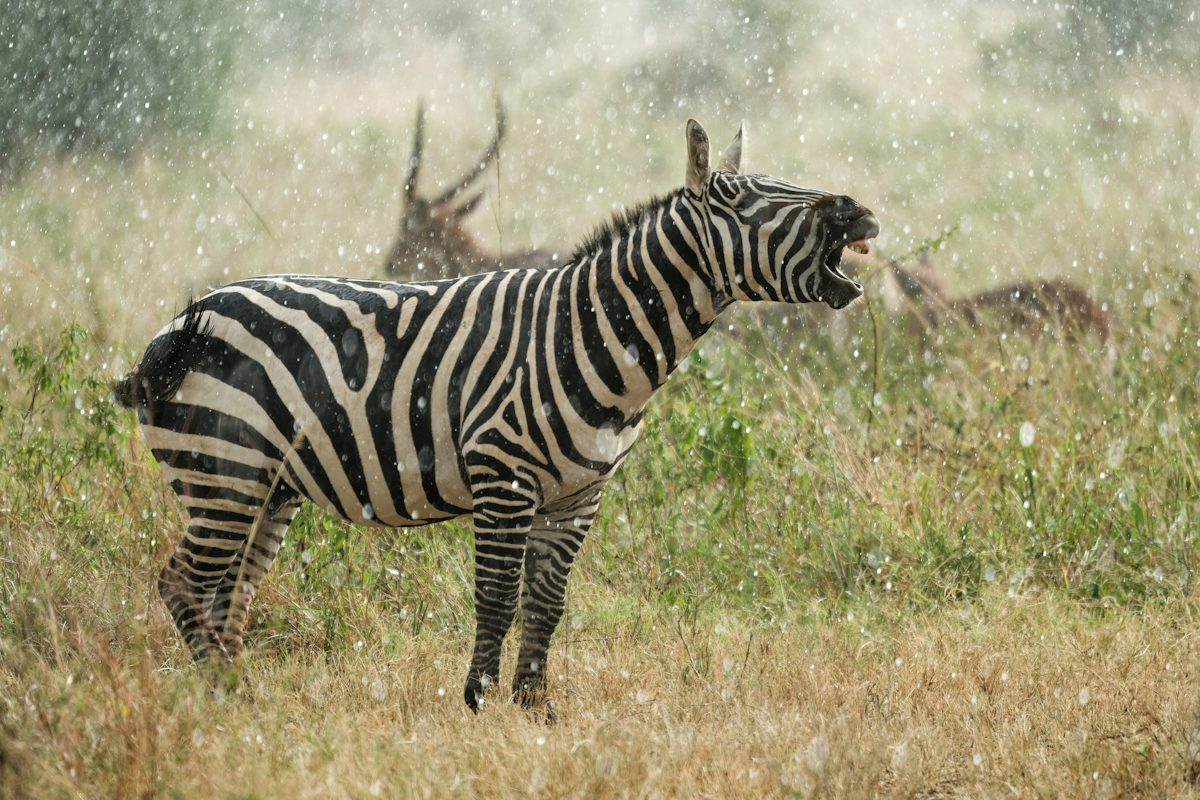
#> input picture Exp1input.jpg, 1200 x 800 px
$ python Exp27.py
#> lines starting #> are read from the running program, lines starting #| are printed output that depends on the picture; after the words box and inside, x2 and y2 are one past the last pixel; in counts of white or black regions, pixels touching at a corner belong together
import cv2
import numpy as np
from tkinter import Tk, filedialog

Tk().withdraw()
file_path = filedialog.askopenfilename(
    title="Select an Image",
    filetypes=[("Image Files", "*.jpg *.jpeg *.png *.bmp")]
)
#> the answer given: Exp1input.jpg

if not file_path:
    print("No image selected!")
    exit()

img = cv2.imread(file_path)
#> img is the input picture: shape (800, 1200, 3); mean B, G, R 115.6, 149.6, 155.9
if img is None:
    print("Error: Unable to load image!")
    exit()

hsv = cv2.cvtColor(img, cv2.COLOR_BGR2HSV)
#> hsv: shape (800, 1200, 3); mean H, S, V 28.3, 70.9, 157.4
lower = np.array([0, 50, 50])
upper = np.array([255, 255, 255])
mask = cv2.inRange(hsv, lower, upper)
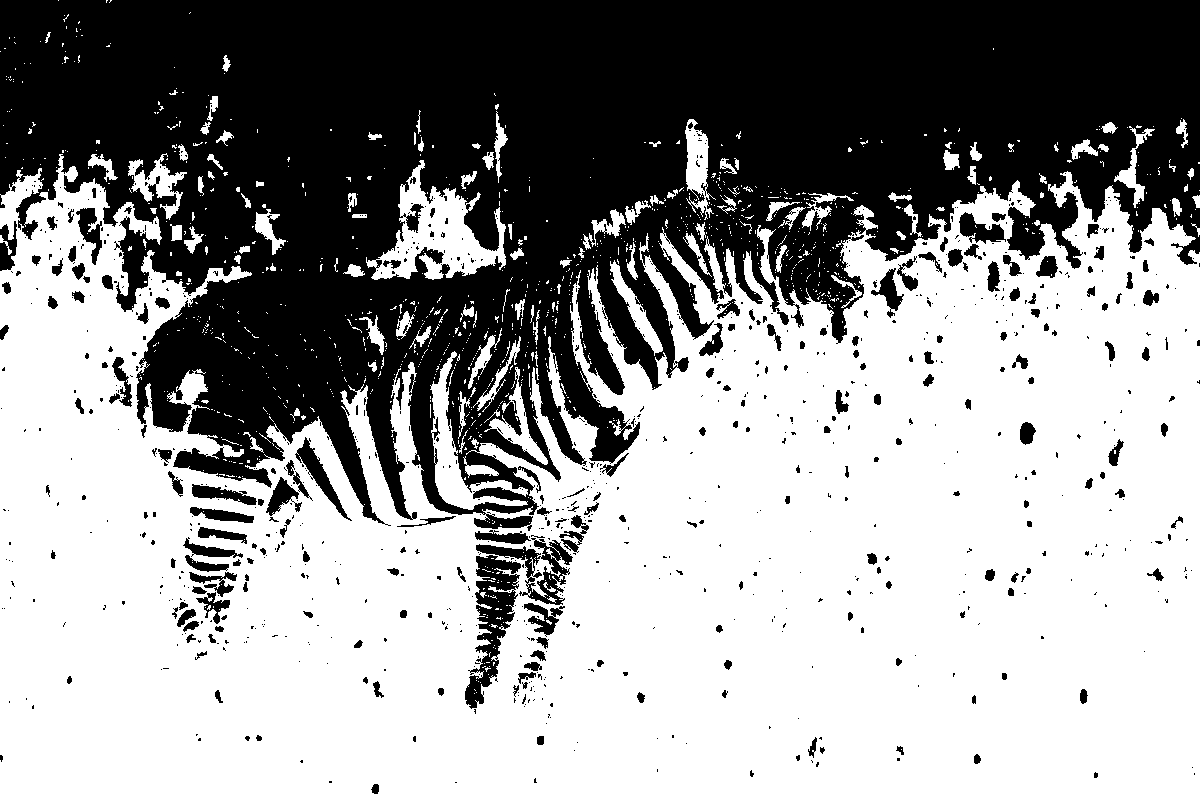
#> mask: shape (800, 1200); 59.3% white; 931 black regions (730 under 20 px), largest, box (x1, y1, x2, y2) and area: (0, 0, 1200, 531) 361231, (465, 555, 521, 709) 3579, (476, 538, 573, 605) 1985
result = cv2.bitwise_and(img, img, mask=mask)
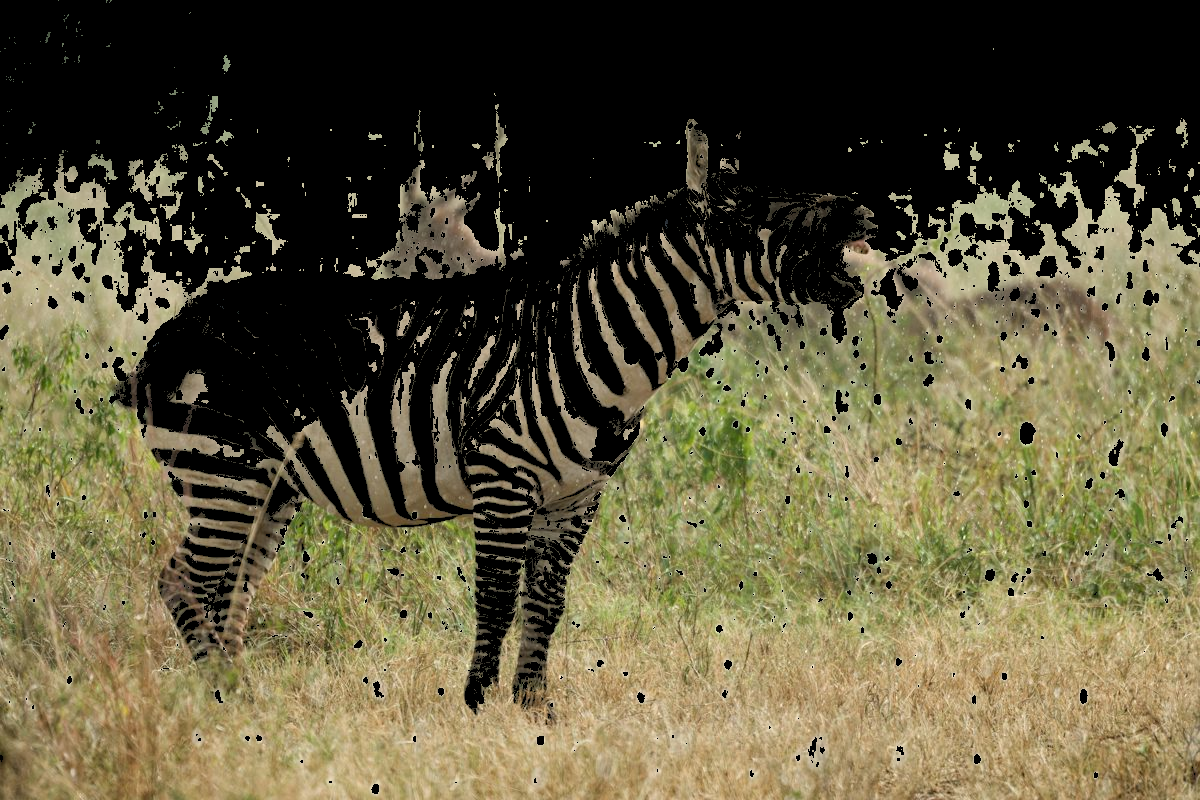
#> result: shape (800, 1200, 3); mean B, G, R 60.1, 86.4, 92.7

cv2.imshow("Original Image", img)
cv2.imshow("Color Mask", result)
cv2.waitKey(0)
cv2.destroyAllWindows()

$ run again, on Exp3input.jpg
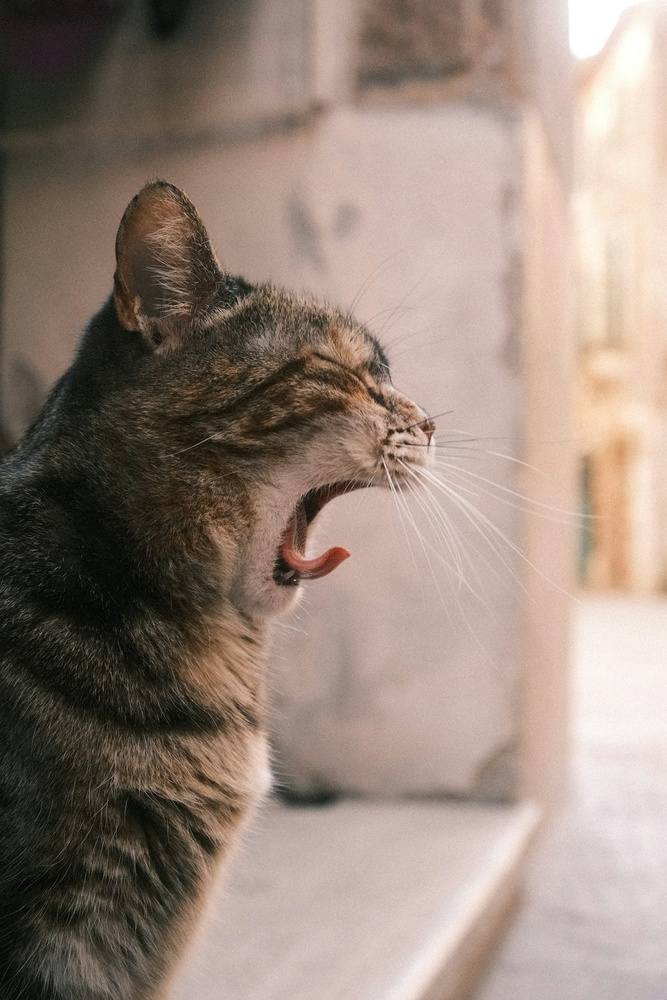
#> input picture Exp3input.jpg, 667 x 1000 px, shrunk from 1200 x 1800 before the run
#> img is the input picture: shape (1000, 667, 3); mean B, G, R 123, 133.8, 151
#> hsv: shape (1000, 667, 3); mean H, S, V 18.3, 56.3, 151.2
#> `mask = cv2.inRange(hsv, lower, upper)`:
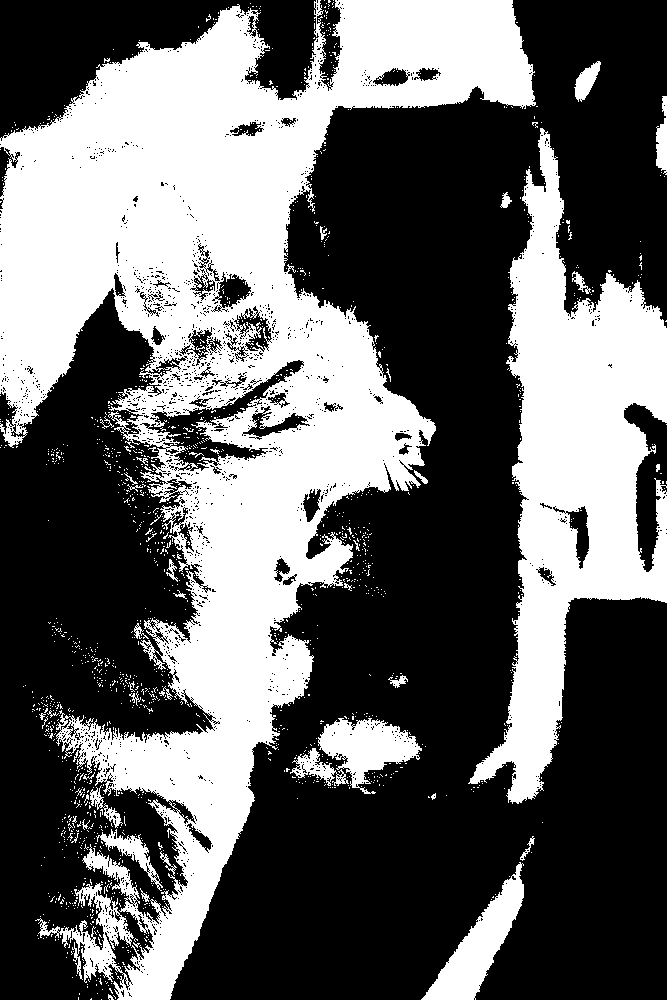
#> mask: shape (1000, 667); 39.3% white; 1455 white regions (1411 under 20 px), largest, box (x1, y1, x2, y2) and area: (0, 0, 536, 1000) 189733, (468, 128, 667, 804) 55604, (421, 862, 524, 1000) 4797
#> `result = cv2.bitwise_and(img, img, mask=mask)`:
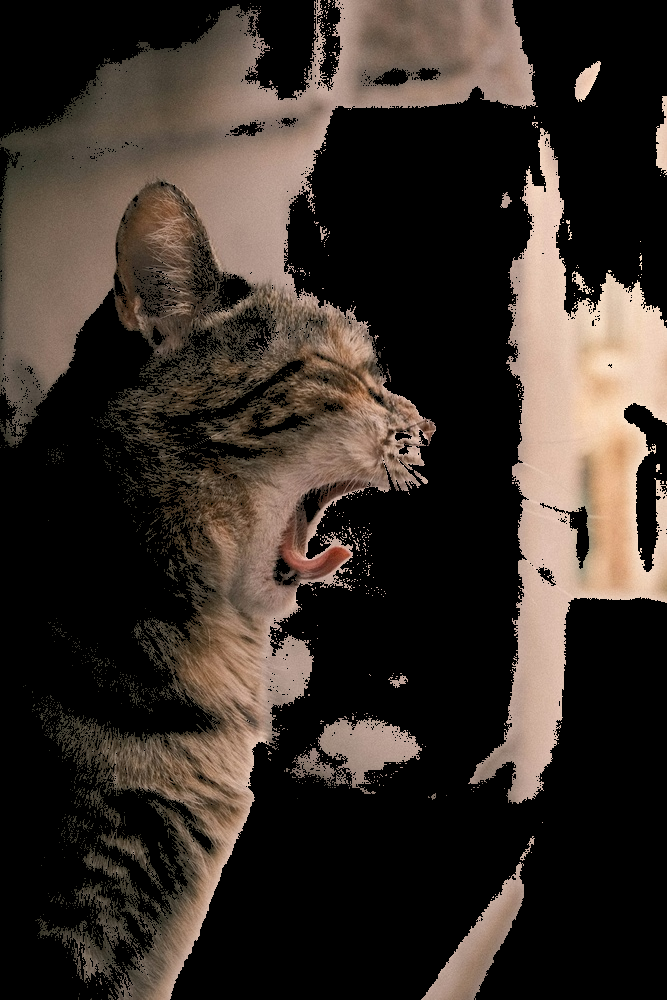
#> result: shape (1000, 667, 3); mean B, G, R 40.6, 47.1, 56.2

$ run again, on Exp4input.jpg
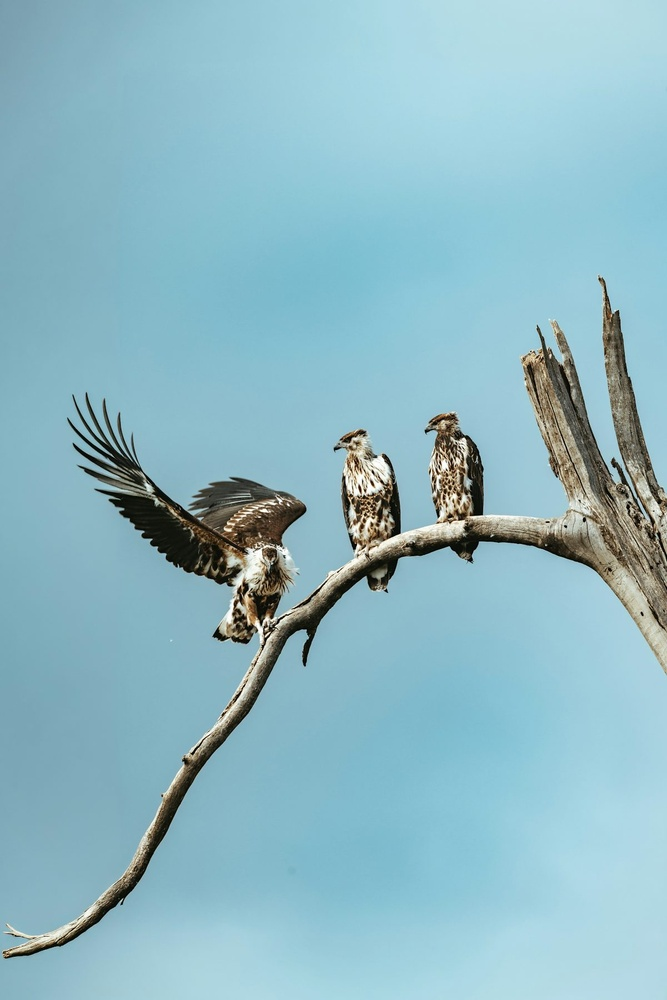
#> input picture Exp4input.jpg, 667 x 1000 px, shrunk from 1200 x 1800 before the run
#> img is the input picture: shape (1000, 667, 3); mean B, G, R 196, 184.6, 141.9
#> hsv: shape (1000, 667, 3); mean H, S, V 90, 76.8, 198.3
#> `mask = cv2.inRange(hsv, lower, upper)`:
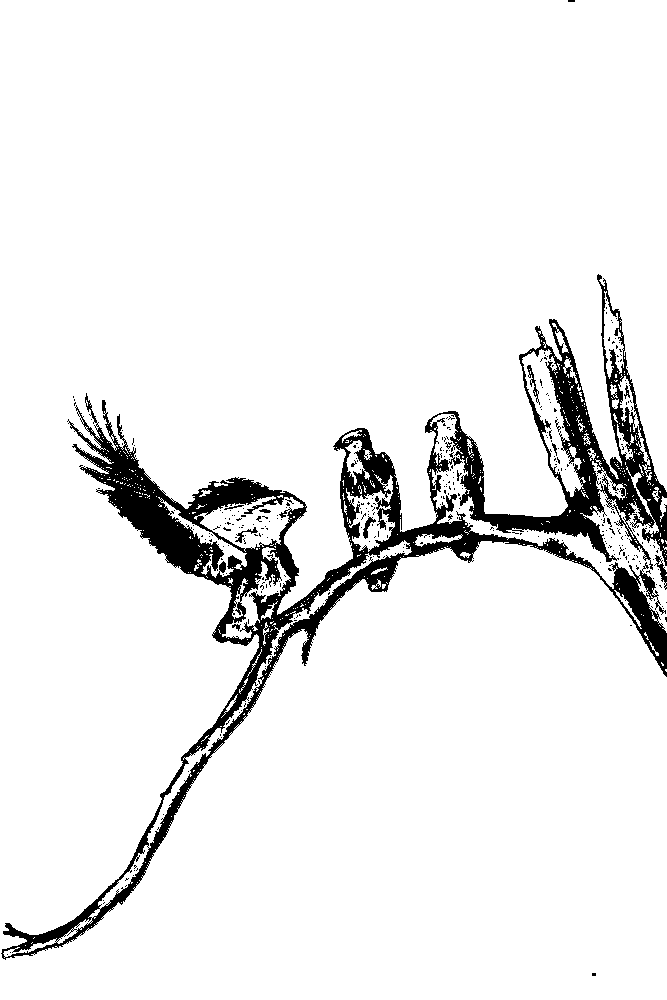
#> mask: shape (1000, 667); 92.8% white; 347 black regions (333 under 20 px), largest, box (x1, y1, x2, y2) and area: (1, 274, 667, 960) 46244, (654, 555, 667, 590) 148, (527, 365, 540, 405) 123
#> `result = cv2.bitwise_and(img, img, mask=mask)`:
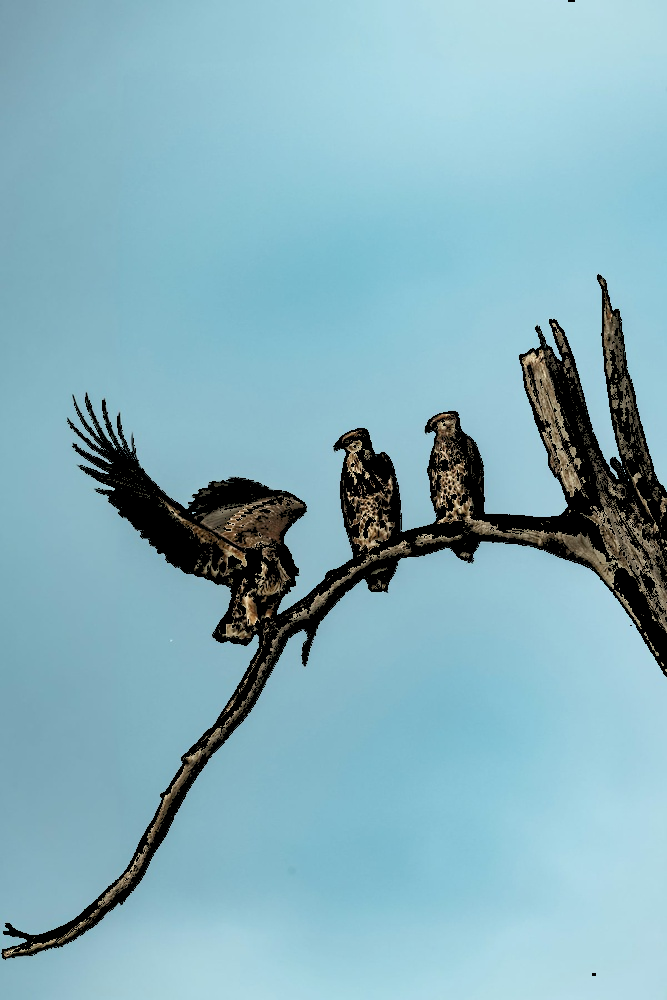
#> result: shape (1000, 667, 3); mean B, G, R 188.3, 176.1, 133.7

$ run again, on Exp5input.jpg
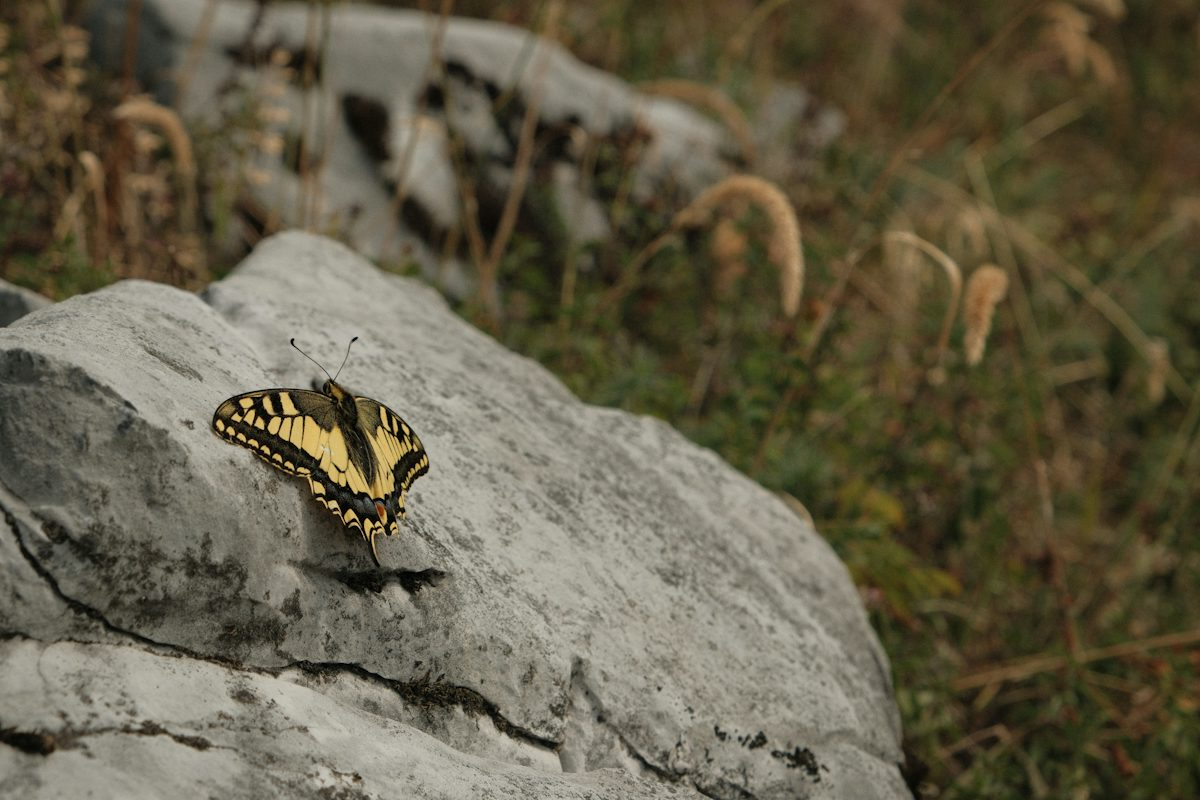
#> input picture Exp5input.jpg, 1200 x 800 px
#> img is the input picture: shape (800, 1200, 3); mean B, G, R 73.4, 94.2, 100.5
#> hsv: shape (800, 1200, 3); mean H, S, V 24.3, 85.3, 100.8
#> `mask = cv2.inRange(hsv, lower, upper)`:
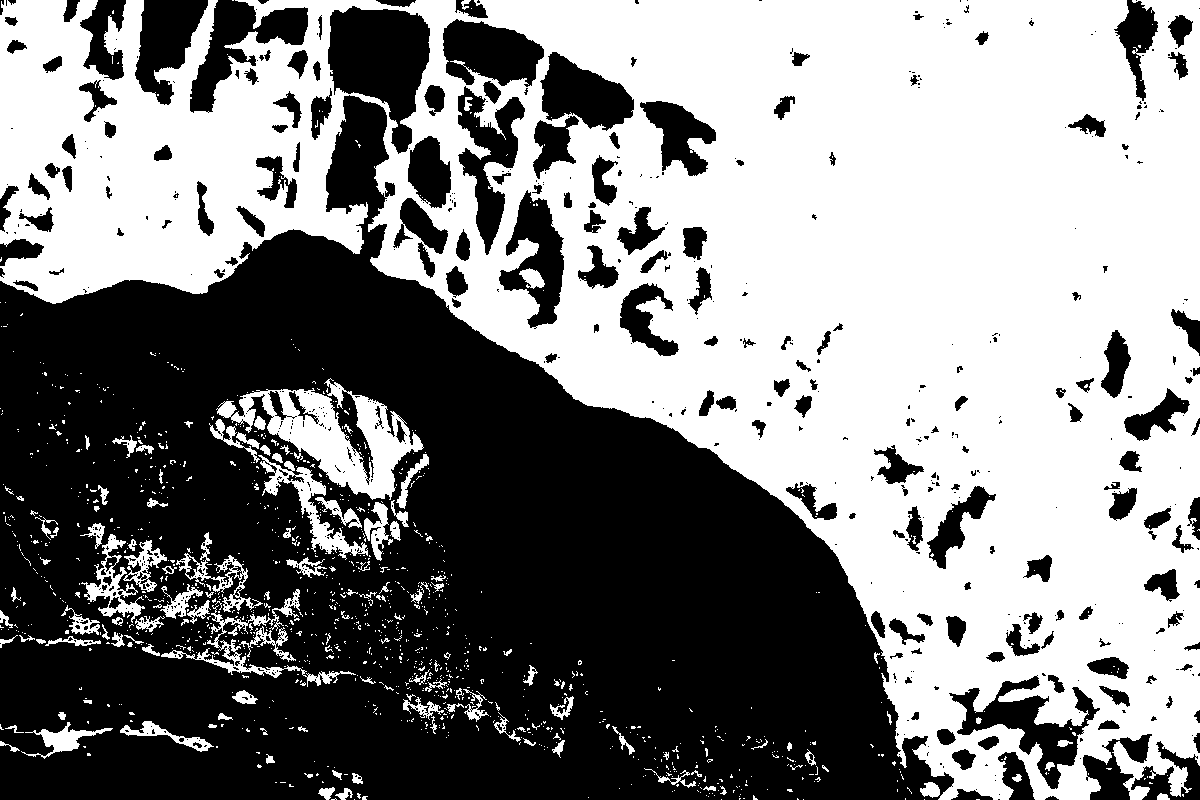
#> mask: shape (800, 1200); 51.8% white; 670 black regions (485 under 20 px), largest, box (x1, y1, x2, y2) and area: (0, 95, 954, 800) 366064, (328, 6, 430, 154) 9056, (949, 675, 1100, 789) 5201
#> `result = cv2.bitwise_and(img, img, mask=mask)`:
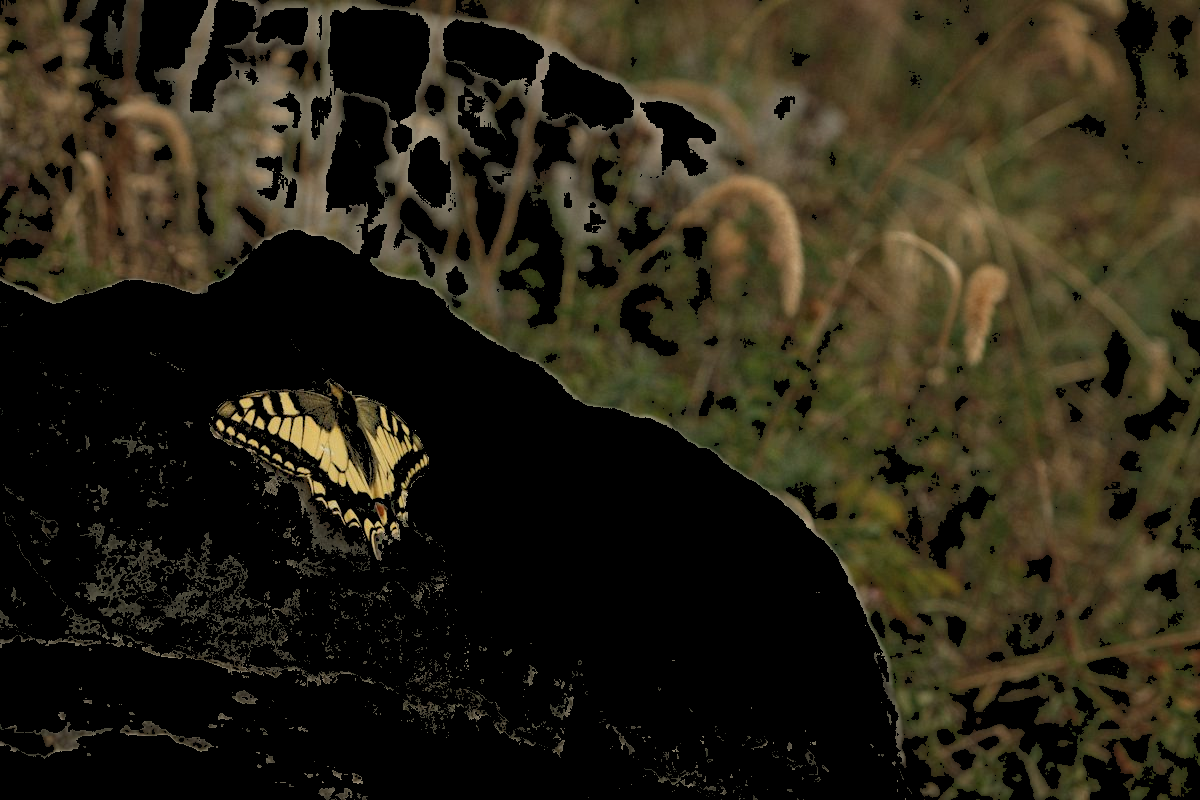
#> result: shape (800, 1200, 3); mean B, G, R 22.6, 37, 42.1
